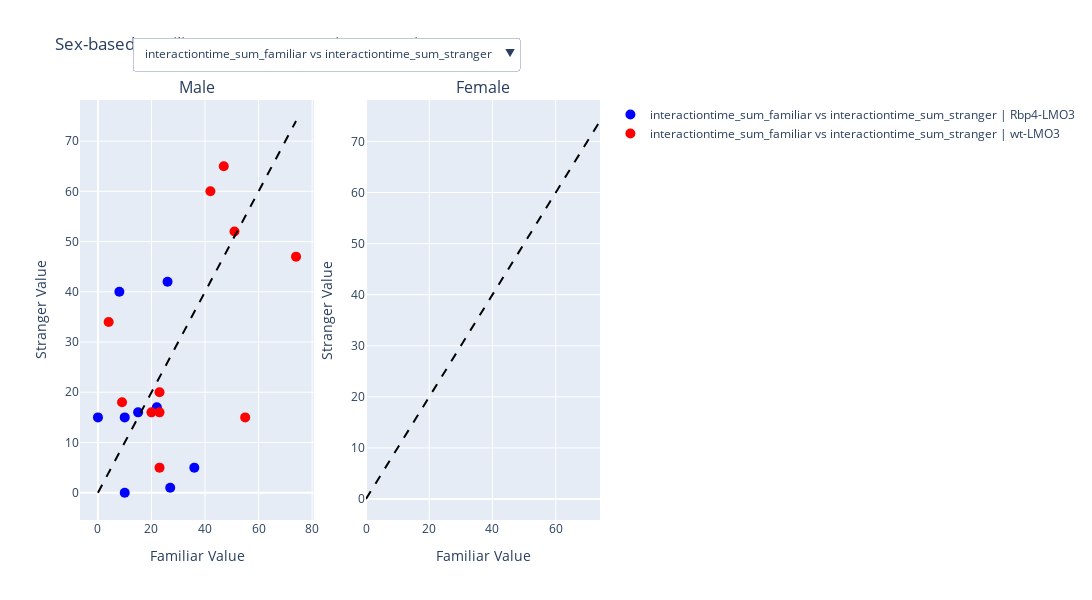

The code cell stored with this chart in its notebook:
### Code cell
# Prepare the metric pair data
mouse_analysis.analysis.prepare_metric_pair_data()

# Show the sex-based metric pair plot
mouse_analysis.analysis.show_sex_based_metric_pair_plot()

### Figure 1 — Plotly figure (JSON) as saved in the notebook; plotly's stock layout.template omitted (floating-point values rounded to 4 significant figures)
{"data": [{"hoverinfo": "text", "hovertext": ["Tag: 3427<br>Age: 5.65 months<br>Familiar: 26.00<br>Stranger: 42.00", "Tag: 3515<br>Age: 9.79 months<br>Familiar: 10.00<br>Stranger: 0.00", "Tag: 3518<br>Age: 9.79 months<br>Familiar: 22.00<br>Stranger: 17.00", "Tag: 3522<br>Age: 9.69 months<br>Familiar: 27.00<br>Stranger: 1.00", "Tag: 3523<br>Age: 9.69 months<br>Familiar: 0.00<br>Stranger: 15.00", "Tag: 3554<br>Age: 9.23 months<br>Familiar: 10.00<br>Stranger: 15.00", "Tag: 3559<br>Age: 9.10 months<br>Familiar: 36.00<br>Stranger: 5.00", "Tag: 3561<br>Age: 9.10 months<br>Familiar: 8.00<br>Stranger: 40.00", "Tag: 3548<br>Age: 8.97 months<br>Familiar: 15.00<br>Stranger: 16.00"], "marker": {"color": "blue", "size": 10}, "mode": "markers", "name": "interactiontime_sum_familiar vs interactiontime_sum_stranger | Rbp4-LMO3", "showlegend": true, "type": "scatter", "visible": true, "x": [26, 10, 22, 27, 0, 10, 36, 8, 15], "xaxis": "x", "y": [42, 0, 17, 1, 15, 15, 5, 40, 16], "yaxis": "y"}, {"hoverinfo": "text", "hovertext": ["Tag: 3428<br>Age: 5.65 months<br>Familiar: 51.00<br>Stranger: 52.00", "Tag: 3434<br>Age: 10.61 months<br>Familiar: 42.00<br>Stranger: 60.00", "Tag: 3436<br>Age: 10.61 months<br>Familiar: 47.00<br>Stranger: 65.00", "Tag: 3442<br>Age: 9.86 months<br>Familiar: 74.00<br>Stranger: 47.00", "Tag: 3514<br>Age: 9.79 months<br>Familiar: 23.00<br>Stranger: 5.00", "Tag: 3516<br>Age: 9.79 months<br>Familiar: 20.00<br>Stranger: 16.00", "Tag: 3517<br>Age: 9.79 months<br>Familiar: 23.00<br>Stranger: 16.00", "Tag: 3555<br>Age: 9.23 months<br>Familiar: 55.00<br>Stranger: 15.00", "Tag: 3560<br>Age: 9.10 months<br>Familiar: 9.00<br>Stranger: 18.00", "Tag: 3549<br>Age: 8.97 months<br>Familiar: 23.00<br>Stranger: 20.00", "Tag: 3550<br>Age: 8.97 months<br>Familiar: 4.00<br>Stranger: 34.00"], "marker": {"color": "red", "size": 10}, "mode": "markers", "name": "interactiontime_sum_familiar vs interactiontime_sum_stranger | wt-LMO3", "showlegend": true, "type": "scatter", "visible": true, "x": [51, 42, 47, 74, 23, 20, 23, 55, 9, 23, 4], "xaxis": "x", "y": [52, 60, 65, 47, 5, 16, 16, 15, 18, 20, 34], "yaxis": "y"}, {"line": {"color": "black", "dash": "dash"}, "mode": "lines", "name": "Equal Line", "showlegend": false, "type": "scatter", "visible": true, "x": [0, 74], "xaxis": "x", "y": [0, 74], "yaxis": "y"}, {"line": {"color": "black", "dash": "dash"}, "mode": "lines", "name": "Equal Line", "showlegend": false, "type": "scatter", "visible": true, "x": [0, 74], "xaxis": "x2", "y": [0, 74], "yaxis": "y2"}, {"hoverinfo": "text", "hovertext": ["Tag: 3427<br>Age: 5.65 months<br>Familiar: 2.60<br>Stranger: 4.67", "Tag: 3515<br>Age: 9.79 months<br>Familiar: 2.00<br>Stranger: 0.00", "Tag: 3518<br>Age: 9.79 months<br>Familiar: 2.44<br>Stranger: 6.00", "Tag: 3522<br>Age: 9.69 months<br>Familiar: 2.45<br>Stranger: 1.00", "Tag: 3523<br>Age: 9.69 months<br>Familiar: 0.00<br>Stranger: 3.00", "Tag: 3554<br>Age: 9.23 months<br>Familiar: 2.50<br>Stranger: 3.00", "Tag: 3559<br>Age: 9.10 months<br>Familiar: 4.00<br>Stranger: 2.50", "Tag: 3561<br>Age: 9.10 months<br>Familiar: 2.67<br>Stranger: 2.86", "Tag: 3548<br>Age: 8.97 months<br>Familiar: 2.50<br>Stranger: 2.67"], "marker": {"color": "blue", "size": 10}, "mode": "markers", "name": "interactiontime_avg_familiar vs interactiontime_avg_stranger | Rbp4-LMO3", "showlegend": true, "type": "scatter", "visible": false, "x": [2.6, 2, 2.444, 2.455, 0, 2.5, 4, 2.667, 2.5], "xaxis": "x", "y": [4.667, 0, 6, 1, 3, 3, 2.5, 2.857, 2.667], "yaxis": "y"}, {"hoverinfo": "text", "hovertext": ["Tag: 3428<br>Age: 5.65 months<br>Familiar: 5.10<br>Stranger: 5.78", "Tag: 3434<br>Age: 10.61 months<br>Familiar: 10.50<br>Stranger: 4.62", "Tag: 3436<br>Age: 10.61 months<br>Familiar: 5.88<br>Stranger: 5.91", "Tag: 3442<br>Age: 9.86 months<br>Familiar: 8.22<br>Stranger: 9.40", "Tag: 3514<br>Age: 9.79 months<br>Familiar: 2.88<br>Stranger: 1.67", "Tag: 3516<br>Age: 9.79 months<br>Familiar: 2.88<br>Stranger: 2.00", "Tag: 3517<br>Age: 9.79 months<br>Familiar: 2.56<br>Stranger: 3.20", "Tag: 3555<br>Age: 9.23 months<br>Familiar: 7.86<br>Stranger: 3.75", "Tag: 3560<br>Age: 9.10 months<br>Familiar: 2.25<br>Stranger: 6.00", "Tag: 3549<br>Age: 8.97 months<br>Familiar: 2.88<br>Stranger: 2.50", "Tag: 3550<br>Age: 8.97 months<br>Familiar: 2.00<br>Stranger: 3.40"], "marker": {"color": "red", "size": 10}, "mode": "markers", "name": "interactiontime_avg_familiar vs interactiontime_avg_stranger | wt-LMO3", "showlegend": true, "type": "scatter", "visible": false, "x": [5.1, 10.5, 5.875, 8.222, 2.875, 2.875, 2.556, 7.857, 2.25, 2.875, 2], "xaxis": "x", "y": [5.778, 4.615, 5.909, 9.4, 1.667, 2, 3.2, 3.75, 6, 2.5, 3.4], "yaxis": "y"}, {"line": {"color": "black", "dash": "dash"}, "mode": "lines", "name": "Equal Line", "showlegend": false, "type": "scatter", "visible": false, "x": [0, 74], "xaxis": "x", "y": [0, 74], "yaxis": "y"}, {"line": {"color": "black", "dash": "dash"}, "mode": "lines", "name": "Equal Line", "showlegend": false, "type": "scatter", "visible": false, "x": [0, 74], "xaxis": "x2", "y": [0, 74], "yaxis": "y2"}, {"hoverinfo": "text", "hovertext": ["Tag: 3427<br>Age: 5.65 months<br>Familiar: 10.00<br>Stranger: 9.00", "Tag: 3515<br>Age: 9.79 months<br>Familiar: 5.00<br>Stranger: 0.00", "Tag: 3518<br>Age: 9.79 months<br>Familiar: 9.00<br>Stranger: 2.83", "Tag: 3522<br>Age: 9.69 months<br>Familiar: 11.00<br>Stranger: 1.00", "Tag: 3523<br>Age: 9.69 months<br>Familiar: 0.00<br>Stranger: 5.00", "Tag: 3554<br>Age: 9.23 months<br>Familiar: 4.00<br>Stranger: 5.00", "Tag: 3559<br>Age: 9.10 months<br>Familiar: 9.00<br>Stranger: 2.00", "Tag: 3561<br>Age: 9.10 months<br>Familiar: 3.00<br>Stranger: 14.00", "Tag: 3548<br>Age: 8.97 months<br>Familiar: 6.00<br>Stranger: 6.00"], "marker": {"color": "blue", "size": 10}, "mode": "markers", "name": "approach_sum_familiar vs approach_sum_stranger | Rbp4-LMO3", "showlegend": true, "type": "scatter", "visible": false, "x": [10, 5, 9, 11, 0, 4, 9, 3, 6], "xaxis": "x", "y": [9, 0, 2.833, 1, 5, 5, 2, 14, 6], "yaxis": "y"}, {"hoverinfo": "text", "hovertext": ["Tag: 3428<br>Age: 5.65 months<br>Familiar: 10.00<br>Stranger: 9.00", "Tag: 3434<br>Age: 10.61 months<br>Familiar: 4.00<br>Stranger: 13.00", "Tag: 3436<br>Age: 10.61 months<br>Familiar: 8.00<br>Stranger: 11.00", "Tag: 3442<br>Age: 9.86 months<br>Familiar: 9.00<br>Stranger: 5.00", "Tag: 3514<br>Age: 9.79 months<br>Familiar: 8.00<br>Stranger: 3.00", "Tag: 3516<br>Age: 9.79 months<br>Familiar: 7.00<br>Stranger: 8.00", "Tag: 3517<br>Age: 9.79 months<br>Familiar: 9.00<br>Stranger: 5.00", "Tag: 3555<br>Age: 9.23 months<br>Familiar: 7.00<br>Stranger: 4.00", "Tag: 3560<br>Age: 9.10 months<br>Familiar: 4.00<br>Stranger: 3.00", "Tag: 3549<br>Age: 8.97 months<br>Familiar: 8.00<br>Stranger: 8.00", "Tag: 3550<br>Age: 8.97 months<br>Familiar: 2.00<br>Stranger: 10.00"], "marker": {"color": "red", "size": 10}, "mode": "markers", "name": "approach_sum_familiar vs approach_sum_stranger | wt-LMO3", "showlegend": true, "type": "scatter", "visible": false, "x": [10, 4, 8, 9, 8, 7, 9, 7, 4, 8, 2], "xaxis": "x", "y": [9, 13, 11, 5, 3, 8, 5, 4, 3, 8, 10], "yaxis": "y"}, {"line": {"color": "black", "dash": "dash"}, "mode": "lines", "name": "Equal Line", "showlegend": false, "type": "scatter", "visible": false, "x": [0, 74], "xaxis": "x", "y": [0, 74], "yaxis": "y"}, {"line": {"color": "black", "dash": "dash"}, "mode": "lines", "name": "Equal Line", "showlegend": false, "type": "scatter", "visible": false, "x": [0, 74], "xaxis": "x2", "y": [0, 74], "yaxis": "y2"}], "layout": {"annotations": [{"font": {"size": 16}, "showarrow": false, "text": "Male", "x": 0.225, "xanchor": "center", "xref": "paper", "y": 1, "yanchor": "bottom", "yref": "paper"}, {"font": {"size": 16}, "showarrow": false, "text": "Female", "x": 0.775, "xanchor": "center", "xref": "paper", "y": 1, "yanchor": "bottom", "yref": "paper"}], "height": 600, "title": {"text": "Sex-based Familiar vs Stranger Metric Comparison"}, "updatemenus": [{"buttons": [{"args": [{"visible": [true, true, true, true, false, false, true, true, false, false, true, true]}, {"title": "Sex-based Familiar vs Stranger: interactiontime_sum_familiar vs interactiontime_sum_stranger"}], "label": "interactiontime_sum_familiar vs interactiontime_sum_stranger", "method": "update"}, {"args": [{"visible": [false, false, false, false, true, true, false, false, false, false, false, false]}, {"title": "Sex-based Familiar vs Stranger: interactiontime_avg_familiar vs interactiontime_avg_stranger"}], "label": "interactiontime_avg_familiar vs interactiontime_avg_stranger", "method": "update"}, {"args": [{"visible": [false, false, false, false, false, false, false, false, true, true, false, false]}, {"title": "Sex-based Familiar vs Stranger: approach_sum_familiar vs approach_sum_stranger"}], "label": "approach_sum_familiar vs approach_sum_stranger", "method": "update"}], "direction": "down", "showactive": true, "x": 0.1, "xanchor": "left", "y": 1.15, "yanchor": "top"}], "width": 1200, "xaxis": {"anchor": "y", "domain": [0, 0.45], "title": {"text": "Familiar Value"}}, "xaxis2": {"anchor": "y2", "domain": [0.55, 1], "title": {"text": "Familiar Value"}}, "yaxis": {"anchor": "x", "domain": [0, 1], "title": {"text": "Stranger Value"}}, "yaxis2": {"anchor": "x2", "domain": [0, 1], "title": {"text": "Stranger Value"}}}}
